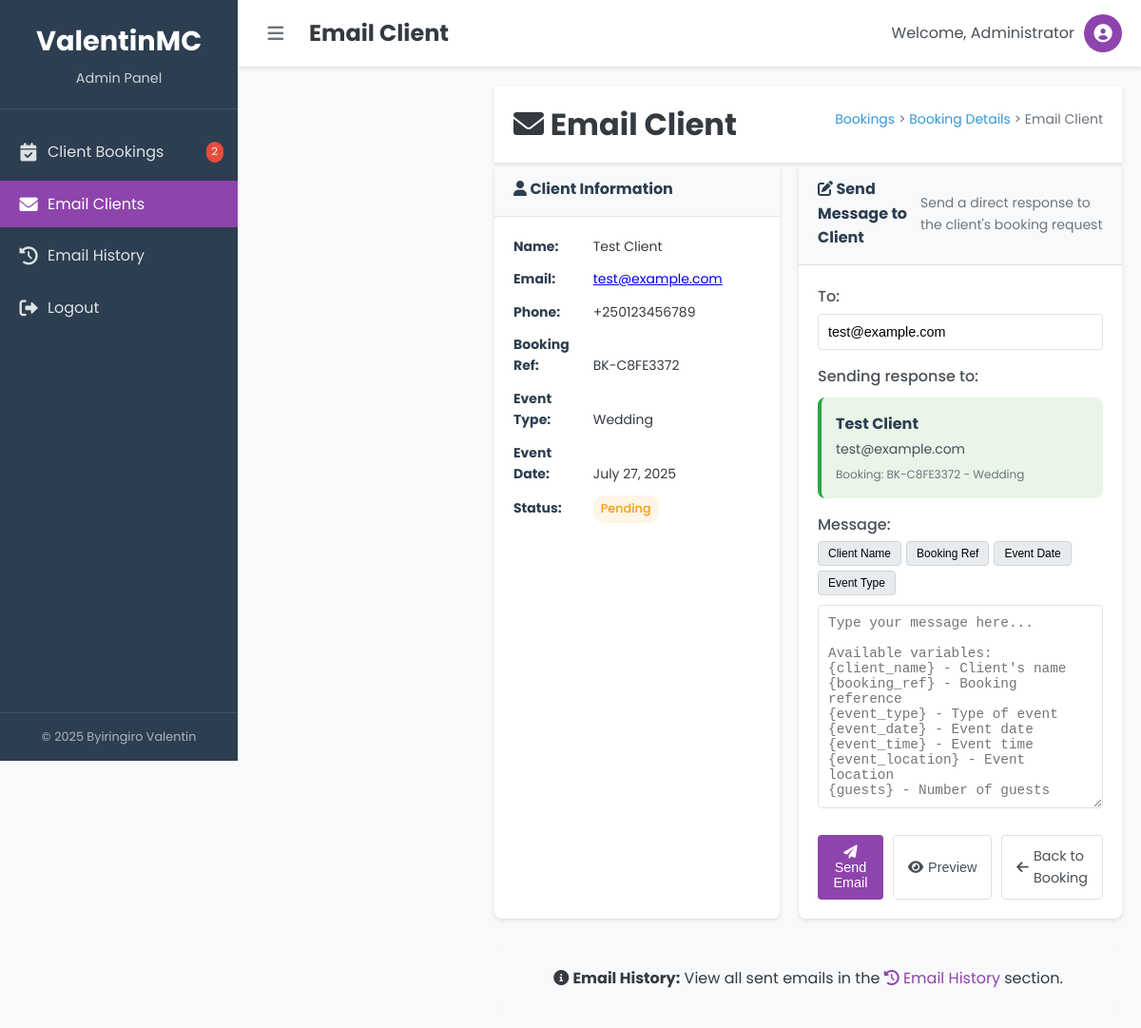
The app's page /admin/email-client.php?booking_id=1 (signed in) with its own data.
### tables this page shows
CREATE TABLE `bookings` (
  `id` int(11) NOT NULL,
  `booking_ref` varchar(50) NOT NULL,
  `name` varchar(100) NOT NULL,
  `email` varchar(100) NOT NULL,
  `phone` varchar(20) NOT NULL,
  `event_date` date NOT NULL,
  `event_time` time NOT NULL,
  `event_type` varchar(100) NOT NULL,
  `event_location` varchar(255) NOT NULL,
  `guests` int(11) NOT NULL,
  `package` varchar(50) NOT NULL,
  `message` text DEFAULT NULL,
  `status` enum('pending','confirmed','cancelled','completed') DEFAULT 'pending',
  `admin_notes` text DEFAULT NULL,
  `created_at` timestamp NOT NULL DEFAULT current_timestamp(),
  `updated_at` timestamp NOT NULL DEFAULT current_timestamp() ON UPDATE current_timestamp()
);

### php/config.php (called while the page is built, shortened)
<?php
function formatDate($date) {
    return date('F j, Y', strtotime($date));
}
?>

### admin/email-client.php (the view, shortened to what this page needs)
<?php
require_once '../php/config.php';
require_once '../php/simple_email_handler.php';
$conn = connectDB();
$booking_id = isset($_GET['booking_id']) ? (int)$_GET['booking_id'] : 0;
try {
    $booking_sql = "SELECT * FROM bookings WHERE id = :booking_id";
    $booking_stmt = $conn->prepare($booking_sql);
    $booking_stmt->bindParam(':booking_id', $booking_id);
    $booking_stmt->execute();
    $booking = $booking_stmt->fetch(PDO::FETCH_ASSOC);
} catch (Exception $e) {
    $error_message = "Error loading booking details: " . $e->getMessage();
}
include_once 'includes/header.php';
?>
<div class="main-content">
    <div class="content-header">
        <h1><i class="fas fa-envelope"></i> Email Client</h1>
        <div class="breadcrumb">
            <a href="bookings.php">Bookings</a> >
            <a href="booking-details.php?id=<?php echo $booking_id; ?>">Booking Details</a> >
            Email Client
        </div>
    </div>
    <div class="email-container">
        <div class="client-info-panel">
            <div class="client-header">
                <h3><i class="fas fa-user"></i> Client Information</h3>
            </div>
            <div class="client-details">
                <div class="detail-item">
                    <strong>Name:</strong> <?php echo htmlspecialchars($booking['name']); ?>
                </div>
                <div class="detail-item">
                    <strong>Email:</strong>
                    <a href="mailto:<?php echo htmlspecialchars($booking['email']); ?>">
                        <?php echo htmlspecialchars($booking['email']); ?>
                    </a>
                </div>
                <div class="detail-item">
                    <strong>Phone:</strong> <?php echo htmlspecialchars($booking['phone']); ?>
                </div>
                <div class="detail-item">
                    <strong>Booking Ref:</strong> <?php echo htmlspecialchars($booking['booking_ref']); ?>
                </div>
                <div class="detail-item">
                    <strong>Event Type:</strong> <?php echo htmlspecialchars($booking['event_type']); ?>
                </div>
                <div class="detail-item">
                    <strong>Event Date:</strong> <?php echo formatDate($booking['event_date']); ?>
                </div>
                <div class="detail-item">
                    <strong>Status:</strong>
                    <span class="status-badge status-<?php echo $booking['status']; ?>">
                        <?php echo ucfirst($booking['status']); ?>
                    </span>
                </div>
            </div>
        </div>
        <div class="email-composer">
            <div class="composer-header">
                <h3><i class="fas fa-edit"></i> Send Message to Client</h3>
                <p style="margin: 5px 0; color: #6c757d; font-size: 14px;">Send a direct response to the client's booking request</p>
            </div>
            <form method="POST" class="email-form">
                <div class="form-group">
                    <label>To:</label>
                    <input type="email" value="<?php echo htmlspecialchars($booking['email']); ?>" readonly class="form-control">
                </div>
                <div class="form-group">
                    <label>Sending response to:</label>
                    <div class="recipient-info">
                        <strong><?php echo htmlspecialchars($booking['name']); ?></strong><br>
                        <span><?php echo htmlspecialchars($booking['email']); ?></span><br>
                        <small>Booking: <?php echo htmlspecialchars($booking['booking_ref']); ?> - <?php echo htmlspecialchars($booking['event_type']); ?></small>
                    </div>
                </div>
                <div class="form-group">
                    <label>Message:</label>
                    <div class="message-toolbar">
                        <button type="button" class="toolbar-btn" onclick="insertVariable('{client_name}')">Client Name</button>
                        <button type="button" class="toolbar-btn" onclick="insertVariable('{booking_ref}')">Booking Ref</button>
                        <button type="button" class="toolbar-btn" onclick="insertVariable('{event_date}')">Event Date</button>
                        <button type="button" class="toolbar-btn" onclick="insertVariable('{event_type}')">Event Type</button>
                    </div>
                    <textarea name="message" id="email-message" rows="12" class="form-control" required
                              placeholder="Type your message here...
Available variables:
{client_name} - Client's name
{booking_ref} - Booking reference
{event_type} - Type of event
{event_date} - Event date
{event_time} - Event time
{event_location} - Event location
{guests} - Number of guests"></textarea>
                </div>
                <div class="form-actions">
                    <button type="submit" class="btn-primary">
                        <i class="fas fa-paper-plane"></i> Send Email
                    </button>
                    <button type="button" class="btn-secondary" onclick="previewEmail()">
                        <i class="fas fa-eye"></i> Preview
                    </button>
                    <a href="booking-details.php?id=<?php echo $booking_id; ?>" class="btn-secondary">
                        <i class="fas fa-arrow-left"></i> Back to Booking
                    </a>
                </div>
            </form>
        </div>
    </div>
    <div style="text-align: center; padding: 20px; background: #f8f9fa; border-radius: 8px; margin-top: 20px;">
        <p><i class="fas fa-info-circle"></i> <strong>Email History:</strong> View all sent emails in the
        <a href="view_history.php" style="color: #8e44ad; text-decoration: none;">
            <i class="fas fa-history"></i> Email History
        </a> section.</p>
    </div>
</div>
<?php include_once 'includes/footer.php'; ?>

### admin/css/admin-style.css (style rules this page uses)
:root { --primary-color: #8e44ad; --primary-dark: #7d3c98; --secondary-color: #2c3e50; --light-color: #f4f4f4; --dark-color: #333; --danger-color: #e74c3c; --success-color: #2ecc71; --warning-color: #f39c12; --info-color: #3498db; --white: #fff; --gray-100: #f8f9fa; --gray-200: #e9ecef; --gray-300: #dee2e6; --gray-400: #ced4da; --gray-500: #adb5bd; --gray-600: #6c757d; --gray-700: #495057; --gray-800: #343a40; --gray-900: #212529; --max-width: 1200px; --border-radius-sm: 4px; --border-radius-md: 8px; --border-radius-lg: 12px; --shadow-sm: 0 2px 4px rgba(0, 0, 0, 0.1); --shadow-md: 0 4px 8px rgba(0, 0, 0, 0.1); --shadow-lg: 0 8px 16px rgba(0, 0, 0, 0.1); }
* { margin: 0; padding: 0; box-sizing: border-box; }
body { font-family: 'Poppins', sans-serif; line-height: 1.6; color: var(--gray-800); background-color: var(--gray-100); min-height: 100vh; }
.main-content { flex: 1; margin-left: 250px; transition: all 0.3s ease; }
.content-header { background-color: var(--white); padding: 15px 20px; display: flex; justify-content: space-between; align-items: center; box-shadow: var(--shadow-sm); position: sticky; top: 0; z-index: 99; }
.status-badge { display: inline-block; padding: 4px 8px; border-radius: 12px; font-size: 0.8rem; font-weight: 500; }
.status-pending { background-color: rgba(243, 156, 18, 0.1); color: var(--warning-color); }
.btn-primary { background-color: var(--primary-color); color: var(--white); border: none; padding: 10px 15px; border-radius: var(--border-radius-sm); cursor: pointer; font-size: 0.9rem; transition: all 0.3s ease; }
.btn-secondary { background-color: var(--white); color: var(--gray-700); border: 1px solid var(--gray-300); padding: 8px 15px; border-radius: var(--border-radius-sm); cursor: pointer; font-size: 0.9rem; text-decoration: none; display: inline-flex; align-items: center; transition: all 0.3s ease; }
.btn-secondary i { margin-right: 5px; }
.form-group { margin-bottom: 15px; }
.form-group label { display: block; margin-bottom: 5px; color: var(--gray-700); font-weight: 500; }
.form-group input, .form-group select, .form-group textarea { width: 100%; padding: 10px; border: 1px solid var(--gray-300); border-radius: var(--border-radius-sm); font-size: 0.9rem; }
.form-group small { display: block; margin-top: 5px; color: var(--gray-600); font-size: 0.8rem; }
.form-actions { display: flex; justify-content: flex-end; gap: 10px; margin-top: 20px; }
.detail-item { margin-bottom: 15px; }

### admin/email-client.php (style rules this page uses)
.email-container { display: grid; grid-template-columns: 300px 1fr; gap: 20px; margin-bottom: 30px; }
.client-info-panel { background: white; border-radius: 8px; box-shadow: 0 2px 4px rgba(0,0,0,0.1); overflow: hidden; }
.client-header { background: #f8f9fa; padding: 15px 20px; border-bottom: 1px solid #dee2e6; }
.client-header h3 { margin: 0; color: #2c3e50; font-size: 16px; }
.client-details { padding: 20px; }
.detail-item { margin-bottom: 12px; font-size: 14px; }
.detail-item strong { color: #2c3e50; display: inline-block; width: 80px; }
.email-composer { background: white; border-radius: 8px; box-shadow: 0 2px 4px rgba(0,0,0,0.1); overflow: hidden; }
.composer-header { background: #f8f9fa; padding: 15px 20px; border-bottom: 1px solid #dee2e6; display: flex; justify-content: space-between; align-items: center; }
.composer-header h3 { margin: 0; color: #2c3e50; font-size: 16px; }
.email-form { padding: 20px; }
.message-toolbar { margin-bottom: 10px; display: flex; gap: 5px; flex-wrap: wrap; }
.toolbar-btn { background: #e9ecef; border: 1px solid #ced4da; padding: 5px 10px; border-radius: 4px; font-size: 12px; cursor: pointer; transition: all 0.3s ease; }
.recipient-info { background: #e8f5e8; padding: 15px; border-radius: 8px; border-left: 4px solid #28a745; margin: 10px 0; }
.recipient-info strong { color: #2c3e50; font-size: 16px; }
.recipient-info span { color: #495057; font-size: 14px; }
.recipient-info small { color: #6c757d; font-size: 12px; }
.breadcrumb { font-size: 14px; color: #6c757d; margin-bottom: 10px; }
.breadcrumb a { color: #3498db; text-decoration: none; }

### records on screen
bookings: name "Test Client", email "test@example.com", phone "+250123456789", booking_ref "BK-C8FE3372", event_type "Wedding", event_date "July 27, 2025", status "Pending"

### other values on screen
$pending_bookings "2"
$page_title "Email Client"
$_SESSION['admin_name'] "Administrator"
